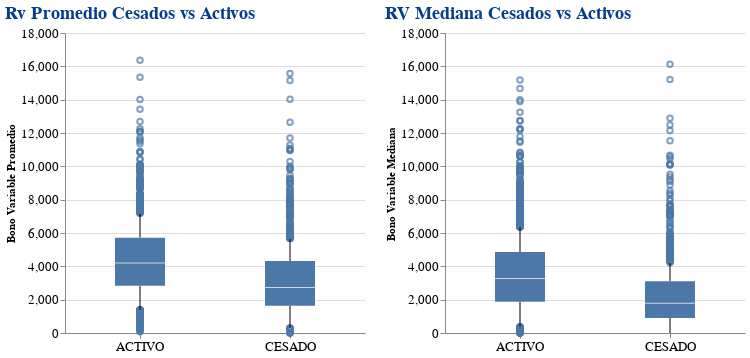

The code cell stored with this chart in its notebook:
### Markdown cell above
## Exploracion Grafica de Base Final
1. Diferencia del comportacion en Bono Variable Promedio y Mediana de Cesados y No Cesados
    * Se muestra que hay mayor RV promedio y RV median en los activos 
2. Diferencia del comportacion en Antiguedad y Edad de Cesados y No Cesados
    * Hay una diferencia de antiguedad donde los activos tiene mas tiempo que los cesados
    * En edad no existe mucha diferencia entre activos y cesados

### Code cell
# Comparacion Bonos
# rv promedio
g1 = alt.Chart(df).mark_boxplot(size=50, extent=0.5).encode(
        x = alt.X(
            'Estado:O',
            title = None),
        y = alt.Y(
            'rv_prom:Q',
            scale = alt.Scale(zero=False),
            title = 'Bono Variable Promedio'),
        ).properties(
            title = 'Rv Promedio Cesados vs Activos',
            width = 300,
            height = 300
        )

# rv mediana
g2 = alt.Chart(df).mark_boxplot(size=50, extent=0.5).encode(
        x = alt.X(
            'Estado:O',
            title = None),
        y = alt.Y(
            'rv_median:Q',
            scale = alt.Scale(zero=False),
            title = 'Bono Variable Mediana')
        ).properties(
            title = 'RV Mediana Cesados vs Activos',
            width = 300,
            height = 300
        )

## uniendo
alt.hconcat(g1, g2).configure_view(
    strokeWidth = 0
).configure_axis(
    labelFontSize = 13,
    labelAngle = 0
).configure_title(
    fontSize = 18,
    font = 'courier',
    color = '#033E8C',
    anchor = 'start'
)

### Figure 1 — Vega-Lite specification as saved in the notebook (floating-point values rounded to 4 significant figures; data arrays with more than 128 entries replaced by an {"elided": "..."} marker saying what was removed)
{"config": {"view": {"continuousWidth": 400, "continuousHeight": 300, "strokeWidth": 0}, "axis": {"labelAngle": 0, "labelFontSize": 13}, "title": {"anchor": "start", "color": "#033E8C", "font": "courier", "fontSize": 18}}, "hconcat": [{"mark": {"type": "boxplot", "extent": 0.5, "size": 50}, "encoding": {"x": {"type": "ordinal", "field": "Estado", "title": null}, "y": {"type": "quantitative", "field": "rv_prom", "scale": {"zero": false}, "title": "Bono Variable Promedio"}}, "height": 300, "title": "Rv Promedio Cesados vs Activos", "width": 300}, {"mark": {"type": "boxplot", "extent": 0.5, "size": 50}, "encoding": {"x": {"type": "ordinal", "field": "Estado", "title": null}, "y": {"type": "quantitative", "field": "rv_median", "scale": {"zero": false}, "title": "Bono Variable Mediana"}}, "height": 300, "title": "RV Mediana Cesados vs Activos", "width": 300}], "data": {"name": "data-61a6e02686d9ebd41fd9365782c745dc"}, "$schema": "https://vega.github.io/schema/vega-lite/v4.8.1.json", "datasets": {"data-61a6e02686d9ebd41fd9365782c745dc": {"elided": "2098 records"}}}
